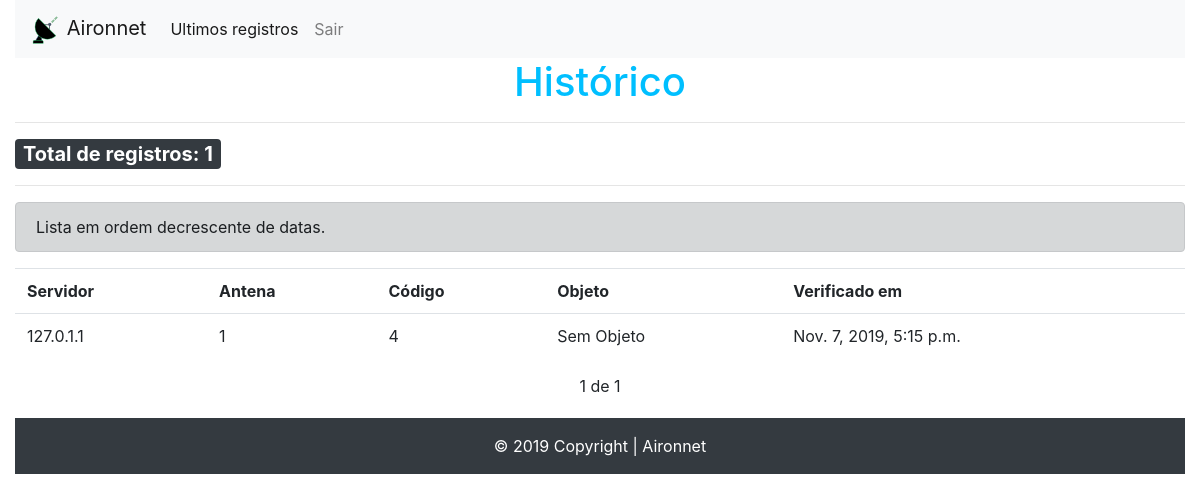
The app's page /lista/historico/4 (signed in), older data.
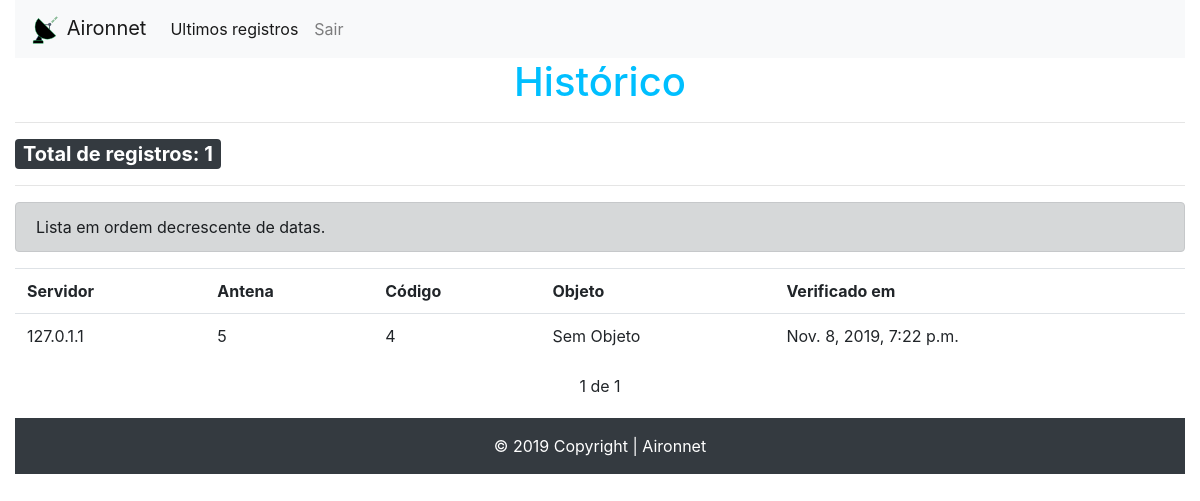
The same page, newer data.
### list/models.py (models this page shows, shortened)
class Historico(models.Model):
	server = models.CharField(max_length=15)
	antena = models.CharField(max_length=10)
	date = models.DateTimeField(default=datetime.now)
	code = models.TextField()
	objeto = models.CharField(max_length=100)

### list/views.py (the view)
# urls.py: path('lista/historico/<str:code>', views.historico, name='historico'),
@login_required
def historico(request, code):
	total = Historico.objects.filter(code=code).count()
	his = list(Historico.objects.filter(code=code).order_by('-date'))
	paginator = Paginator(his, 10)
	page = request.GET.get('page')
	hist = paginator.get_page(page)
	if not hist:
		return render(request, '404.html')
	template_name = 'historico.html'
	return render(request, template_name, {'hist':hist, 'code':code, 'total':total })

### list/templates/historico.html (shortened to what this page needs)
{% extends 'base.html' %}
{% load static %}
{% block content %}
<table class="table">
	<h1 id="h1-center">Histórico</h1>
	<hr>
	<span class="badge badge-dark">Total de registros: {{ total }}</span>
	<hr>
	<div class="alert alert-dark" role="alert">
			Lista em ordem decrescente de datas.
	</div>
	<tr>
		<th>Servidor</th> <th>Antena</th> <th>Código</th> <th>Objeto</th>
		<th>Verificado em</th>
	</tr>
	{% for hist in hist %}
		{% if hist.objeto %}
			<tr class="hover">
				<td>{{hist.server}}</td> <td>{{hist.antena}}</td> <td>{{hist.code}}</td> <td>{{hist.objeto}}</td><td>{{ hist.date }}</td>
			</tr>
		{% else %}
			<tr class="hover">
					<td>{{hist.server}}</td> <td>{{hist.antena}}</td> <td>{{hist.code}}</td> <td>Sem Objeto</td><td>{{ hist.date }}</td>
			</tr>
		{% endif %}
	{% endfor %}
</table>
<div class="pagination">
	<span class="step-links">
		{% if hist.paginator.num_pages %}
			<span class="current">
				{{ hist.number }} de {{ hist.paginator.num_pages }}
			</span>
		{% endif %}
	</span>
</div>
{% endblock %}

Row changes from the older to the newer data that the page shows:
removed Historico: server "127.0.1.1", antena "1", code "4", date "Nov. 7, 2019, 5:15 p.m."
added Historico: server "127.0.1.1", antena "5", code "4", date "Nov. 8, 2019, 7:22 p.m."
